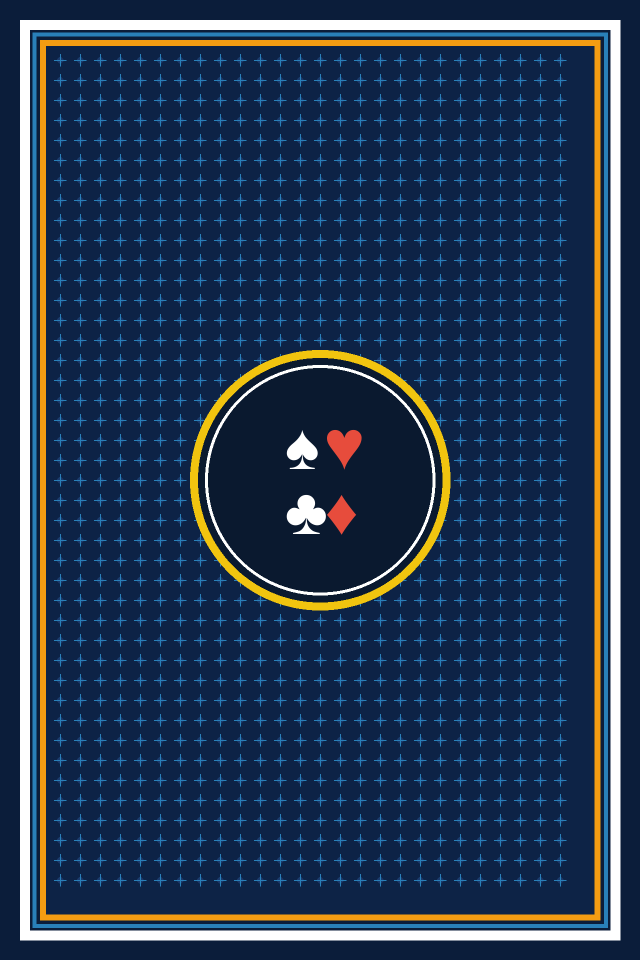
#> input picture Porker/card_back.png, 1280 x 1920 px, found by its file name (shown at 1/2 size)
$ python verify_matching.py
#> lines starting #> are read from the running program, lines starting #| are printed output that depends on the picture; pictures that were not available may be replaced by others from this repository, and a replacement may not be noted
import os
import cv2
import numpy as np
from scipy.optimize import linear_sum_assignment

old_dir = r'C:\Books\Neta Light\neta_cards'
new_dir = r'C:\Books\Neta Light\Bai Neta'

# Card names from cards_data.js
card_names = {
    0: "Mat_sau",
    1: "Yeu_nam",
    2: "Yeu_nu",
    3: "Vong_nam",
    4: "Vong_nu",
    5: "Du_dieu_kien_dau_thai",
    6: "Nghiep_nang",
    7: "Nghiep_dang_xay_ra",
    8: "Bua",
    9: "Quy_nam",
    10: "Quy_nu",
    11: "Thay_ta",
    12: "Tho_dia",
    13: "Dat_xau",
    14: "Nghiep_o_dat",
    15: "Dat_tot",
    16: "Ho_phap_thien_tam_dao",
    17: "Om_trang_1",
    18: "Om_trang_2",
    19: "Om_trang_3",
    20: "Co_the_khai_ngo",
    21: "Om_vang_1",
    22: "Om_vang_2",
    23: "Om_vang_3",
    24: "Om_trang_4",
    25: "Am_binh_nguoi",
    26: "Am_binh_suc_sinh",
    27: "Vong_nhi_nam",
    28: "Vong_nhi_nu",
    29: "Thay_chanh_phap",
    30: "Nghiep_tam_linh",
    31: "Chet_tan_so",
    32: "Chet_oan",
    33: "Phap_an",
    34: "Om_vang_4",
    35: "Ba_co_to",
    36: "Ong_manh",
    37: "Gia_tien",
    38: "Duyen_vo_chong",
    39: "Duyen_am",
    40: "Con_am",
    41: "Vi_thay_tam_linh",
    42: "Thien_than_ho_menh_nam",
    43: "Thien_than_ho_menh_nu",
    44: "Ho_phap",
    45: "Phap_binh",
    46: "Su_gia",
    47: "An_chu_van",
    48: "Quan_than_linh"
}

old_files = ['card_back.png'] + [f'card_{i:02d}.png' for i in range(1, 49)]
new_files = sorted([f for f in os.listdir(new_dir) if f.endswith('.jpg')])

old_imgs = [cv2.resize(cv2.imread(os.path.join(old_dir, f)), (150, 240)) for f in old_files]
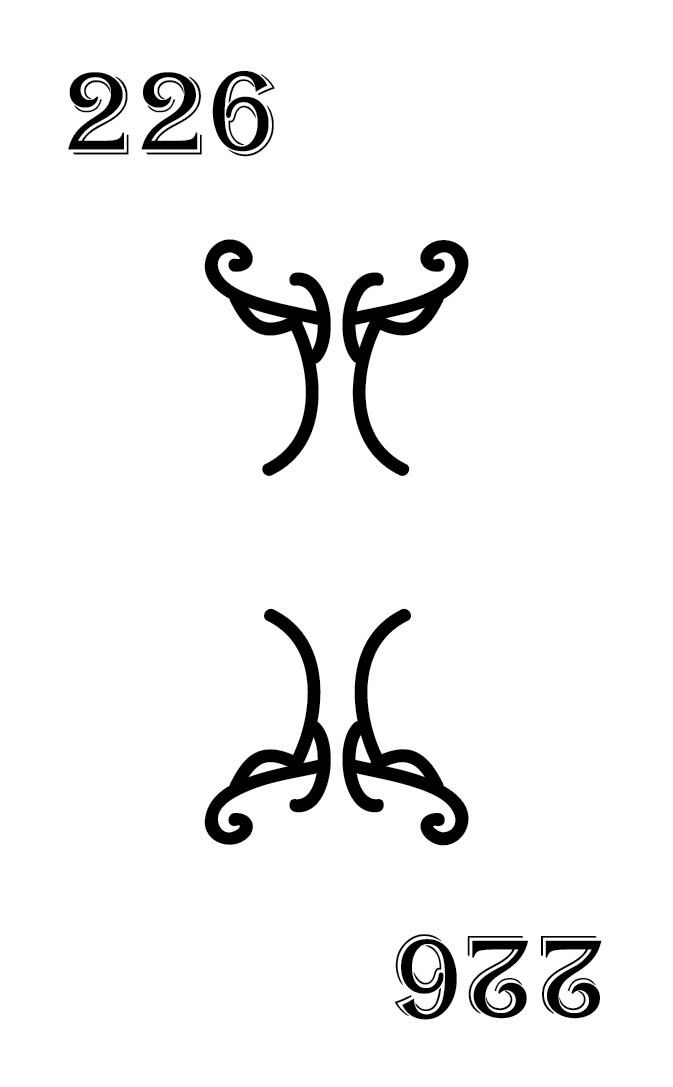
#> input picture neta_cards/card_01.png, 673 x 1087 px, found by its file name
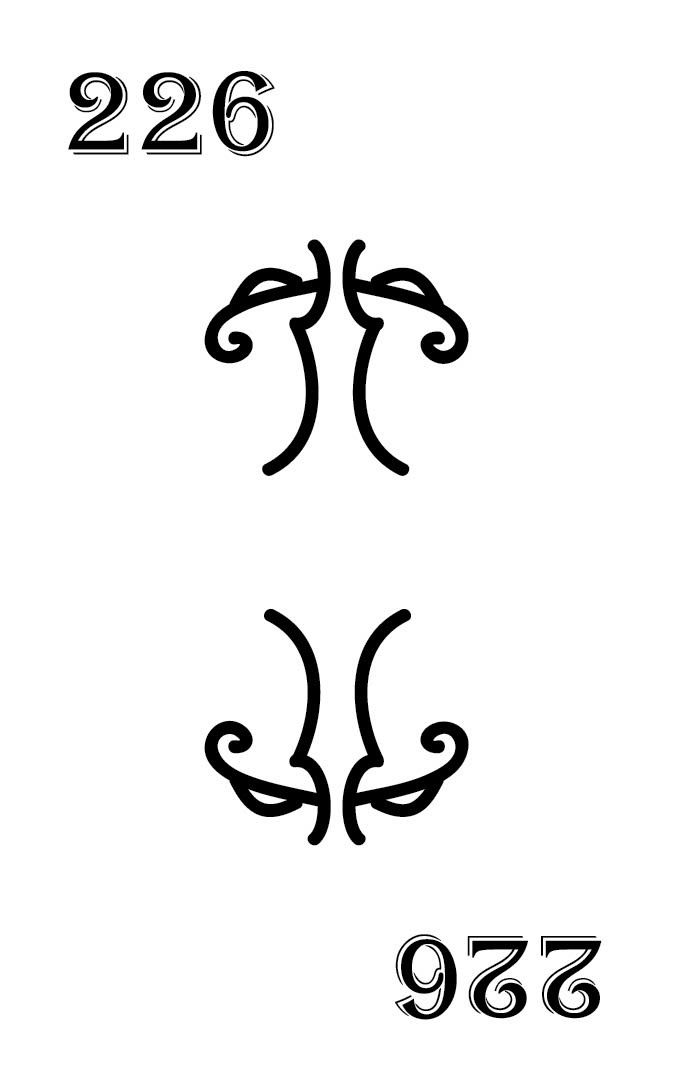
#> input picture neta_cards/card_02.png, 673 x 1087 px, found by its file name
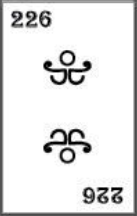
#> input picture neta_cards/card_03.png, 137 x 216 px, found by its file name
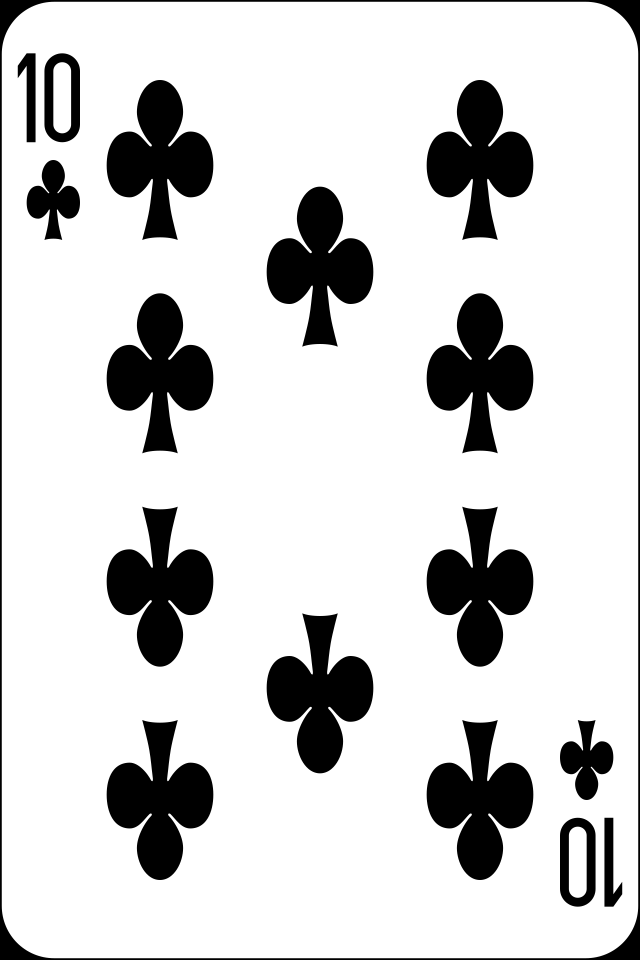
#> input picture Porker/10_of_clubs.png, 1280 x 1920 px, given in place of card_04.png, which was not available (shown at 1/2 size)
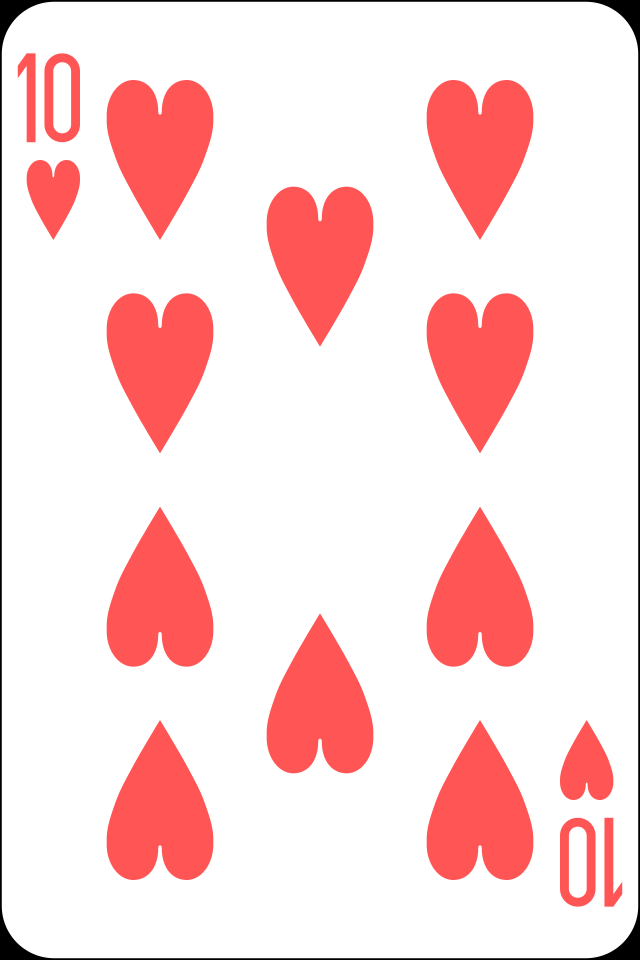
#> input picture Porker/10_of_hearts.png, 1280 x 1920 px, given in place of card_05.png, which was not available (shown at 1/2 size)
#> (the run stopped early here; a loop or call above may not have finished)
